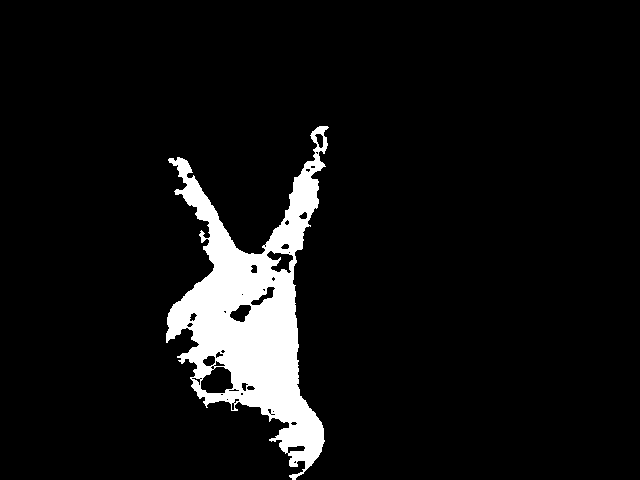
#> input picture app/guriko/my_ml-learn/img_choki000.png, 640 x 480 px, given in place of the camera
$ python save.py   (older library calls are emulated)
#> lines starting #> are read from the running program, lines starting #| are printed output that depends on the picture; after the words box and inside, x2 and y2 are one past the last pixel; in counts of white or black regions, pixels touching at a corner belong together
#-*- coding: utf-8 -*-
import cv2
import numpy as np
from scipy import stats

version = cv2.__version__.split(".")
CVversion = int(version[0])

capture = cv2.VideoCapture(0)

#手の認識パラメータ
hmin = 0
hmax = 20
smin = 50

gu_file_count = 0
choki_file_count = 0
pa_file_count = 0

def save_hand(mode,img):
    global gu_file_count
    global choki_file_count
    global pa_file_count

    if mode == 'g':
        filename = 'img_gu{0:03d}.png'.format(gu_file_count)
        print('saving {0}'.format(filename))
        cv2.imwrite(filename,img)
        gu_file_count += 1
    elif mode == 'c':
        filename = 'img_choki{0:03d}.png'.format(choki_file_count)
        print('saving {0}'.format(filename))
        cv2.imwrite(filename,img)
        choki_file_count += 1
    elif mode == 'p':
        filename = 'img_pa{0:03d}.png'.format(pa_file_count)
        print('saving {0}'.format(filename))
        cv2.imwrite(filename,img)
        pa_file_count += 1

#video_input.set(cv2.CAP_PROP_FPS,15)
#video_input.set(cv2.CAP_PROP_FRAME_WIDTH,320)
#video_input.set(cv2.CAP_PROP_FRAME_HEIGHT,240)

while(True):
    #capture = cv2.VideoCapture(0)
    ret,frame = capture.read()
#> frame is the input picture: shape (480, 640, 3); 7% white; 1 white region, box (x1, y1, x2, y2) and area: (166, 126, 329, 480) 21605
    hsv = cv2.cvtColor(frame,cv2.COLOR_BGR2HSV)
#> hsv: shape (480, 640, 3); mean H, S, V 0, 0, 17.9
    hsv_channels = cv2.split(hsv)
    h_channel = hsv_channels[0]
#> h_channel: shape (480, 640); every value is 0
    s_channel = hsv_channels[1]

    h_binary = cv2.GaussianBlur(h_channel,(5,5),0)
    ret,h_binary = cv2.threshold(h_binary,hmax,255,cv2.THRESH_TOZERO_INV)
#> ret = 20
    ret,h_binary = cv2.threshold(h_binary,hmin,255,cv2.THRESH_BINARY)
#> ret = 0

    ret,s_binary = cv2.threshold(s_channel,smin,255,cv2.THRESH_BINARY)
#> ret = 50
    hs_and = h_binary & s_binary

    if CVversion == 2:
        img_dist, img_label = cv2.distanceTransformWithLabels(255-hs_and, cv2.cv.CV_DIST_L2, 5)
    else:
        img_dist, img_label = cv2.distanceTransformWithLabels(255-hs_and, cv2.DIST_L2, 5)
#> img_dist: shape (480, 640) float32; every value is 65533.8
#> img_label: shape (480, 640) int32; every value is 0
        img_label = np.uint8(img_label) & hs_and

        img_label_not_zero = img_label[img_label != 0]
#> img_label_not_zero = empty array

        if len(img_label_not_zero) != 0:
            m = stats.mode(img_label_not_zero)[0]
        else:
            m = 0
        hand = np.uint8(img_label == m)*255
#> hand: shape (480, 640); every value is 255

        hs = np.concatenate((h_channel, h_binary), axis=0)
#> hs: shape (960, 640); every value is 0
        hs_bin = np.concatenate((s_channel, s_binary), axis=0)
        hs_final = np.concatenate((hs_and, hand), axis=0)
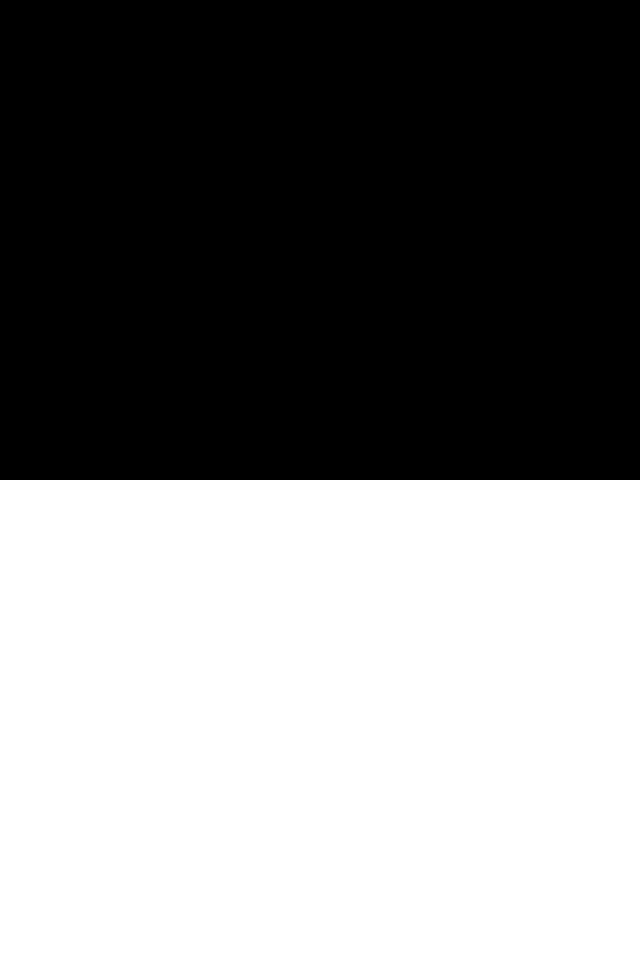
#> hs_final: shape (960, 640); 50% white; 1 white region, box (x1, y1, x2, y2) and area: (0, 480, 640, 960) 307200
        hs_all = np.concatenate((hs, hs_bin, hs_final), axis=1)
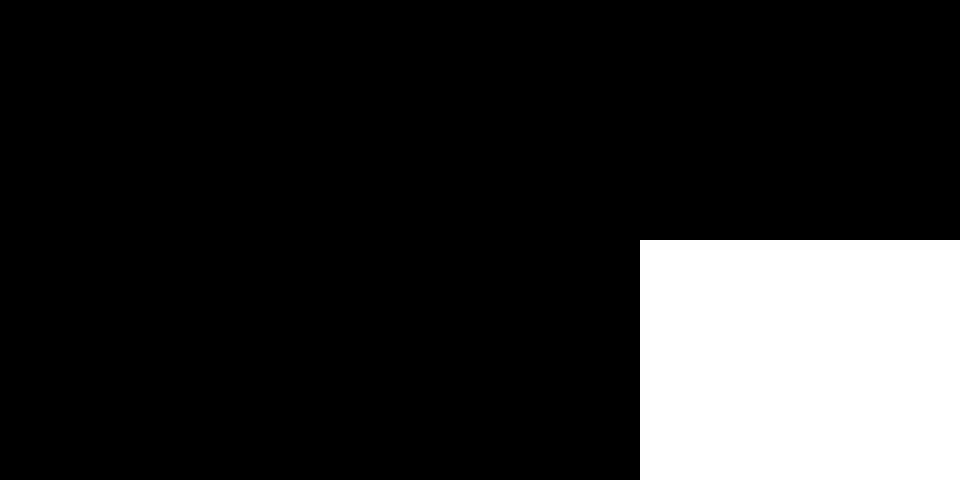
#> hs_all: shape (960, 1920) (shown at 1/2 size); 16.7% white; 1 white region, box (x1, y1, x2, y2) and area: (1280, 480, 1920, 960) 307200


        cv2.imshow('hand',hand)

        key = cv2.waitKey(1)
#> (key q is pressed here)
        if key & 0xFF == ord('q'):
            break
        elif key & 0xFF == ord('g'):
            save_hand('g',hand)
        elif key & 0xFF == ord('c'):
            save_hand('c',hand)
        elif key & 0xFF == ord('p'):
            save_hand('p',hand)

capture.release()
cv2.destroyAllWindows()
